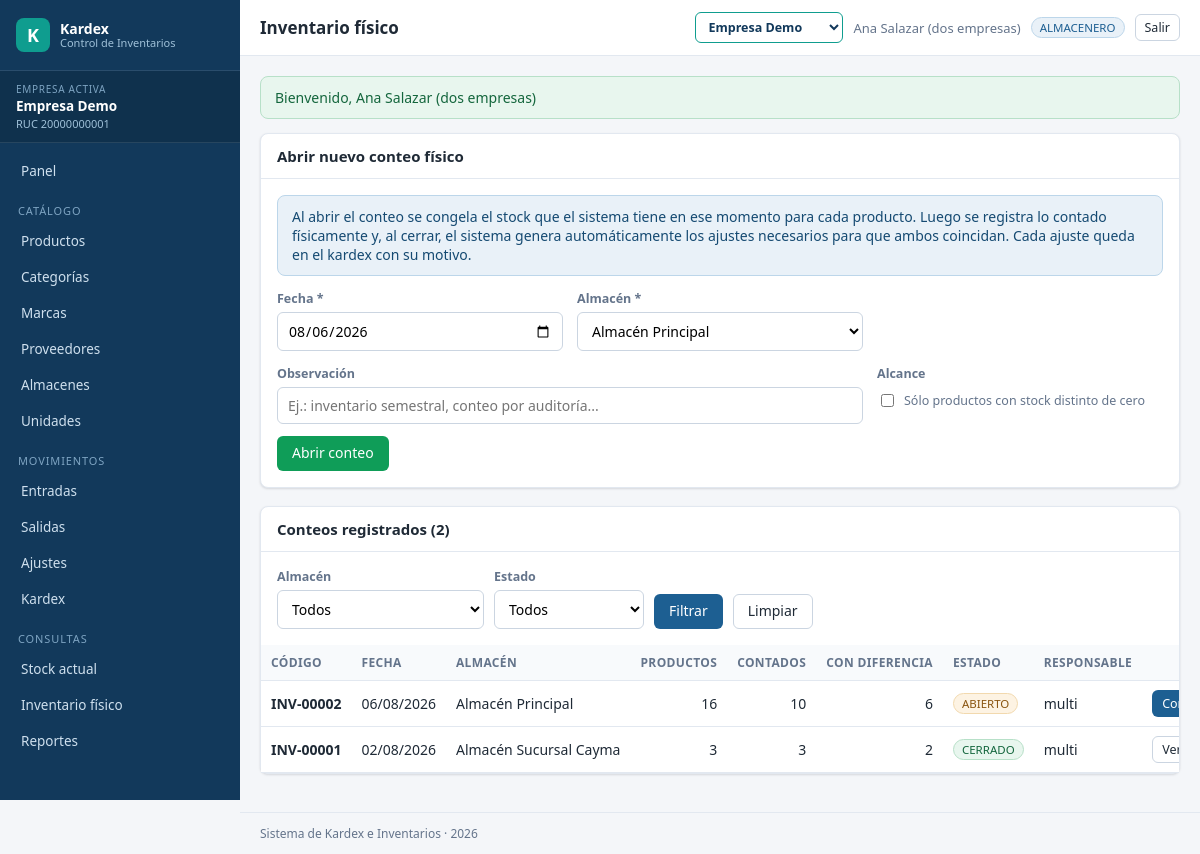
Screenshot of /inventario_fisico.php (signed in) with the database file from the repository.
### tables this page shows
CREATE TABLE empresas (
  id            INT UNSIGNED AUTO_INCREMENT PRIMARY KEY,
  ruc           VARCHAR(20)  NOT NULL UNIQUE,
  razon_social  VARCHAR(180) NOT NULL,
  nombre_corto  VARCHAR(60)  NOT NULL,
  direccion     VARCHAR(255) NULL,
  telefono      VARCHAR(30)  NULL,
  email         VARCHAR(150) NULL,
  moneda        VARCHAR(10)  NOT NULL DEFAULT 'PEN',
  simbolo       VARCHAR(5)   NOT NULL DEFAULT 'S/',
   
   
   
  metodo_valorizacion ENUM('PROMEDIO','PEPS','UEPS') NOT NULL DEFAULT 'PROMEDIO',
   
   
   
   
  ambito_costo  ENUM('GLOBAL','ALMACEN') NOT NULL DEFAULT 'GLOBAL',
  estado        TINYINT(1)   NOT NULL DEFAULT 1,
  creado_en     DATETIME     NOT NULL DEFAULT CURRENT_TIMESTAMP
);

CREATE TABLE usuario_empresa (
  usuario_id  INT UNSIGNED NOT NULL,
  empresa_id  INT UNSIGNED NOT NULL,
  rol_id      INT UNSIGNED NOT NULL,
  por_defecto TINYINT(1)   NOT NULL DEFAULT 0,
  PRIMARY KEY (usuario_id, empresa_id),
  CONSTRAINT fk_ue_usr FOREIGN KEY (usuario_id) REFERENCES usuarios(id) ON DELETE CASCADE,
  CONSTRAINT fk_ue_emp FOREIGN KEY (empresa_id) REFERENCES empresas(id) ON DELETE CASCADE,
  CONSTRAINT fk_ue_rol FOREIGN KEY (rol_id)     REFERENCES roles(id),
  INDEX idx_ue_empresa (empresa_id)
);

CREATE TABLE inventarios (
  id          INT UNSIGNED AUTO_INCREMENT PRIMARY KEY,
  empresa_id  INT UNSIGNED NOT NULL,
  codigo      VARCHAR(30)  NOT NULL,
  fecha       DATE         NOT NULL,
  almacen_id  INT UNSIGNED NOT NULL,
  estado      ENUM('ABIERTO','CERRADO') NOT NULL DEFAULT 'ABIERTO',
  observacion VARCHAR(255) NULL,
  usuario_id  INT UNSIGNED NOT NULL,
  creado_en   DATETIME NOT NULL DEFAULT CURRENT_TIMESTAMP,
  cerrado_en  DATETIME NULL,
  CONSTRAINT fk_inv_emp FOREIGN KEY (empresa_id) REFERENCES empresas(id),
  CONSTRAINT fk_inv_alm FOREIGN KEY (almacen_id) REFERENCES almacenes(id),
  CONSTRAINT fk_inv_usr FOREIGN KEY (usuario_id) REFERENCES usuarios(id),
  UNIQUE KEY uq_inv_emp_codigo (empresa_id, codigo)
);

CREATE TABLE almacenes (
  id         INT UNSIGNED AUTO_INCREMENT PRIMARY KEY,
  empresa_id INT UNSIGNED NOT NULL,
  codigo     VARCHAR(20)  NOT NULL,
  nombre     VARCHAR(120) NOT NULL,
  direccion  VARCHAR(255) NULL,
  estado     TINYINT(1)   NOT NULL DEFAULT 1,
  CONSTRAINT fk_alm_emp FOREIGN KEY (empresa_id) REFERENCES empresas(id),
  UNIQUE KEY uq_alm_emp_codigo (empresa_id, codigo)
);

CREATE TABLE usuarios (
  id             INT UNSIGNED AUTO_INCREMENT PRIMARY KEY,
  usuario        VARCHAR(60)  NOT NULL UNIQUE,
  nombres        VARCHAR(120) NOT NULL,
  email          VARCHAR(150) NULL UNIQUE,
  password_hash  VARCHAR(255) NOT NULL,
  estado         TINYINT(1)   NOT NULL DEFAULT 1,
  ultimo_acceso  DATETIME     NULL,
  intentos_fallidos TINYINT UNSIGNED NOT NULL DEFAULT 0,
  bloqueado_hasta   DATETIME  NULL,
  creado_en      DATETIME     NOT NULL DEFAULT CURRENT_TIMESTAMP,
  actualizado_en DATETIME     NULL ON UPDATE CURRENT_TIMESTAMP
);

### views/inventario_fisico/lista.php (the view, shortened to what the rows shown need)
<?php $puede = Auth::puede('inventario.gestionar'); ?>
<?php if ($puede): ?>
<div class="tarjeta">
  <div class="tarjeta-cab"><h2>Abrir nuevo conteo físico</h2></div>
</div>
<?php endif; ?>
<div class="tarjeta">
  <div class="tarjeta-cab">
    <h2>Conteos registrados (<?= count($conteos) ?>)</h2>
  </div>
  <div class="tabla-scroll">
    <?php if (!$conteos): ?>
      <p class="vacio">Aún no se ha realizado ningún inventario físico.</p>
    <?php else: ?>
    <table class="tabla">
      <thead><tr>
        <th>Código</th><th>Fecha</th><th>Almacén</th>
        <th class="num">Productos</th><th class="num">Contados</th><th class="num">Con diferencia</th>
        <th>Estado</th><th>Responsable</th><th></th>
      </tr></thead>
      <tbody>
      <?php foreach ($conteos as $c): ?>
        <tr>
          <td><strong><?= e($c['codigo']) ?></strong></td>
          <td><?= Vista::fecha($c['fecha']) ?></td>
          <td><?= e($c['almacen']) ?></td>
          <td class="num"><?= (int) $c['items'] ?></td>
          <td class="num"><?= (int) $c['contados'] ?></td>
          <td class="num"><?= (int) $c['con_diferencia'] ?></td>
          <td><span class="badge <?= $c['estado'] === 'ABIERTO' ? 'badge-warn' : 'badge-ok' ?>"><?= e($c['estado']) ?></span></td>
          <td><?= e($c['usuario']) ?></td>
          <td><a class="btn btn-sm <?= $c['estado'] === 'ABIERTO' ? '' : 'btn-gris' ?>"
                 href="<?= url('inventario_fisico.php?a=ver&id=' . $c['id']) ?>">
                <?= $c['estado'] === 'ABIERTO' ? 'Continuar' : 'Ver' ?></a></td>
        </tr>
      <?php endforeach; ?>
      </tbody>
    </table>
    <?php endif; ?>
  </div>
</div>

### views/layout.php (shortened to what the rows shown need)
<!DOCTYPE html>
<html lang="es">
<head>
<link rel="stylesheet" href="<?= url('assets/css/app.css') ?>">
</head>
<body>
<div class="layout">
  <div class="contenedor">
    <header class="topbar">
      <h1><?= e($tituloPagina) ?></h1>
      <div class="usuario-box">
        <?php $misEmpresas = Empresa::delUsuario(Auth::id()); ?>
        <?php if (count($misEmpresas) > 1): ?>
          <select class="selector-empresa" onchange="if(this.value) location.href=this.value">
            <?php foreach ($misEmpresas as $em): ?>
              <option value="<?= url('empresas.php?a=cambiar&id=' . $em['id']) ?>"
                      <?= (int) $em['id'] === Empresa::id() ? 'selected' : '' ?>>
                <?= e($em['nombre_corto']) ?>
              </option>
            <?php endforeach; ?>
          </select>
        <?php endif; ?>
        <span class="usuario-nombre"><?= e(Auth::usuario()['nombres'] ?? '') ?></span>
        <span class="badge"><?= e(Auth::rol()) ?></span>
        <a class="btn btn-sm btn-gris" href="<?= url('logout.php') ?>">Salir</a>
      </div>
    </header>
    <main class="contenido">
      <?= $contenido ?>
    </main>
  </div>
</div>
</body>
</html>

### rows the page displays
empresas: id+nombre_corto "Empresa Demo"
inventarios: codigo "INV-00002", fecha "06/08/2026", almacen.nombre "Almacén Principal", items "16", contados "10", con_diferencia "6", estado "ABIERTO", usuario.usuario "multi", shows "Continuar"
inventarios: codigo "INV-00001", fecha "02/08/2026", almacen.nombre "Almacén Sucursal Cayma", items "3", contados "3", con_diferencia "2", estado "CERRADO", usuario.usuario "multi", shows "Ver"

### other values shown
Empresa::nombre() "Empresa Demo"
Empresa::actual()['ruc'] "20000000001"
$tituloPagina "Inventario físico"
Auth::usuario()['nombres'] "Ana Salazar (dos empresas)"
Auth::rol() "ALMACENERO"
$f['mensaje'] "Bienvenido, Ana Salazar (dos empresas)"
count($conteos) "2"
Config::get('app.nombre') "Sistema de Kardex e Inventarios"
form field almacen_id "Almacén Principal"
